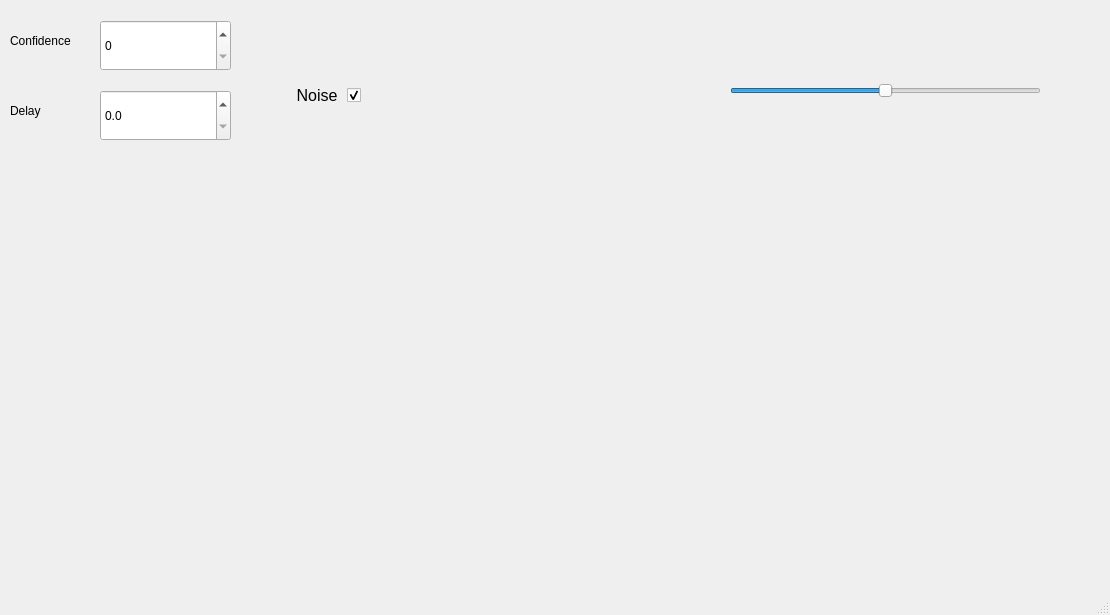
<?xml version="1.0" encoding="UTF-8"?>
<ui version="4.0">
 <class>MainWindow</class>
 <widget class="QMainWindow" name="MainWindow">
  <property name="geometry">
   <rect>
    <x>0</x>
    <y>0</y>
    <width>1110</width>
    <height>615</height>
   </rect>
  </property>
  <property name="windowTitle">
   <string>Perfect Pitch</string>
  </property>
  <widget class="QWidget" name="centralwidget">
   <widget class="QSlider" name="volumeSlider">
    <property name="geometry">
     <rect>
      <x>730</x>
      <y>80</y>
      <width>311</width>
      <height>22</height>
     </rect>
    </property>
    <property name="maximum">
     <number>100</number>
    </property>
    <property name="sliderPosition">
     <number>50</number>
    </property>
    <property name="orientation">
     <enum>Qt::Horizontal</enum>
    </property>
   </widget>
   <widget class="QWidget" name="horizontalLayoutWidget">
    <property name="geometry">
     <rect>
      <x>20</x>
      <y>160</y>
      <width>1061</width>
      <height>411</height>
     </rect>
    </property>
    <layout class="QHBoxLayout" name="keyboards"/>
   </widget>
   <widget class="QLabel" name="label">
    <property name="geometry">
     <rect>
      <x>10</x>
      <y>20</y>
      <width>91</width>
      <height>41</height>
     </rect>
    </property>
    <property name="text">
     <string>Confidence</string>
    </property>
   </widget>
   <widget class="QSpinBox" name="confidence">
    <property name="geometry">
     <rect>
      <x>100</x>
      <y>20</y>
      <width>131</width>
      <height>51</height>
     </rect>
    </property>
    <property name="maximum">
     <number>12</number>
    </property>
   </widget>
   <widget class="QCheckBox" name="noise">
    <property name="geometry">
     <rect>
      <x>270</x>
      <y>70</y>
      <width>91</width>
      <height>51</height>
     </rect>
    </property>
    <property name="font">
     <font>
      <pointsize>12</pointsize>
     </font>
    </property>
    <property name="layoutDirection">
     <enum>Qt::RightToLeft</enum>
    </property>
    <property name="text">
     <string>Noise </string>
    </property>
    <property name="checked">
     <bool>true</bool>
    </property>
   </widget>
   <widget class="QLabel" name="label_2">
    <property name="geometry">
     <rect>
      <x>10</x>
      <y>90</y>
      <width>91</width>
      <height>41</height>
     </rect>
    </property>
    <property name="text">
     <string>Delay</string>
    </property>
   </widget>
   <widget class="QDoubleSpinBox" name="victoryDelay">
    <property name="geometry">
     <rect>
      <x>100</x>
      <y>90</y>
      <width>131</width>
      <height>51</height>
     </rect>
    </property>
    <property name="decimals">
     <number>1</number>
    </property>
    <property name="maximum">
     <double>10.000000000000000</double>
    </property>
    <property name="singleStep">
     <double>0.500000000000000</double>
    </property>
   </widget>
  </widget>
  <widget class="QStatusBar" name="statusbar"/>
 </widget>
 <resources/>
 <connections/>
</ui>
